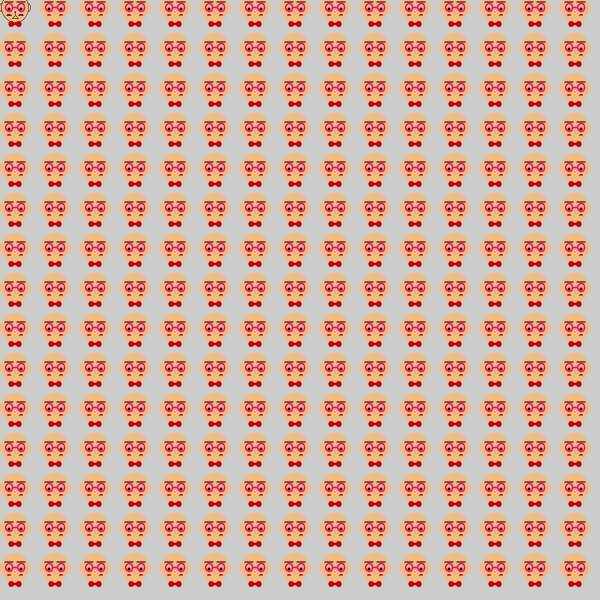
Frame 1 (no input)
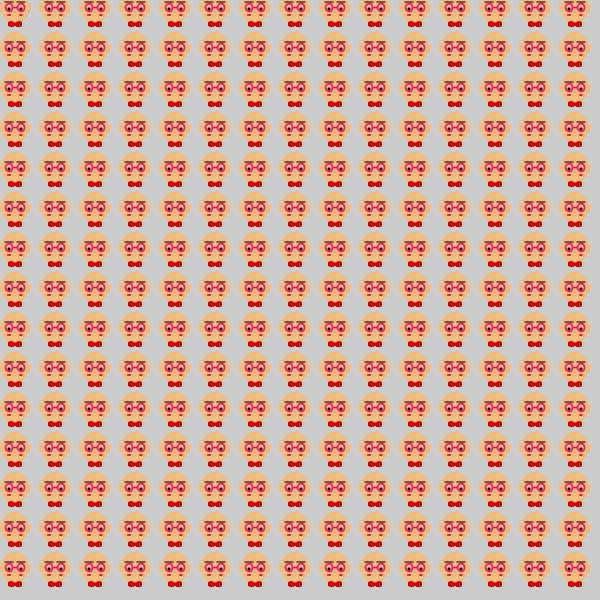
Frame 60 (the mouse pressed at the canvas centre just before this capture)
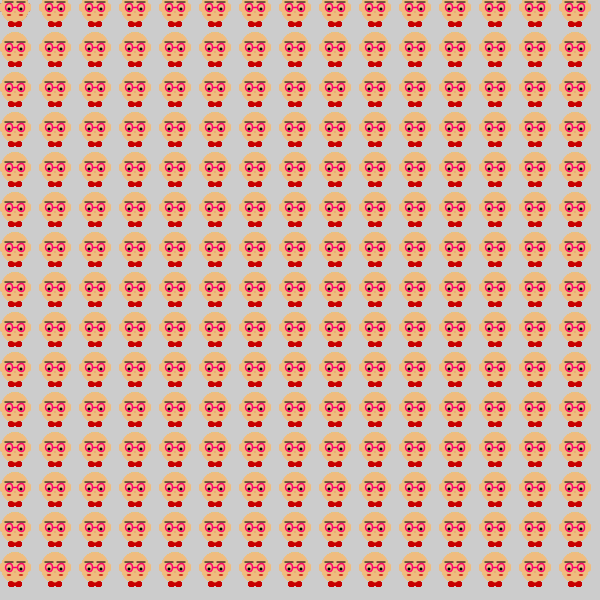
Frame 120 (the mouse held since frame 60 and released just before this capture)

The Processing sketch that drew these frames (run headless with seeded random() and noise(); from frame 60 on, the mouse is pressed at the canvas centre):

// Processing sketch: processing_14529
// ── processing_14529.pde

void setup() {
  size( 600,600);
}

void draw() {
  for( float y=0; y<600;  y=y+40){
    for( float x=0; x<600;  x=x+40){
      pushMatrix();
      translate(x,y);
//rotate(radians(frameCount)); 회전함

//rotate(radians(frameCount+x));
      scale(0.15);
      seo_draw();
      popMatrix();
    }
  }
}

void seo_draw() {
  //얼굴
strokeWeight(3);
fill(240,188,127);

ellipse(10,50,30,50);
ellipse(190,50,30,50);

ellipse(100,50,180,200);

//볼
fill(200,0,0);
ellipse(60,100,30,10);
ellipse(140,100,30,10);

//코
fill(200,0,0);
ellipse(100,80,5,5);

//입
line(100,85,100,100);
line(100,100,80,120);
line(100,100,120,120);
line(80,120,120,120);


//눈썹
noStroke();
fill(0,0,0);
rect(30,10,60,7);
rect(110,10,60,7);

//안경
noFill();
stroke(255,0,108);
strokeWeight(10);
ellipse(60,50,50,50);
ellipse(140,50,50,50);
beginShape();
vertex(85,50);
vertex(115,50);
endShape(CLOSE);


//눈알
noStroke();
fill(0,0,0);
ellipse(60,60,20,20);
ellipse(140,60,20,20);

//나비넥타이
fill(200,0,0);
ellipse(100,160,20,20);
ellipse(75,160,40,40);
ellipse(125,160,40,40);
}


                
                
